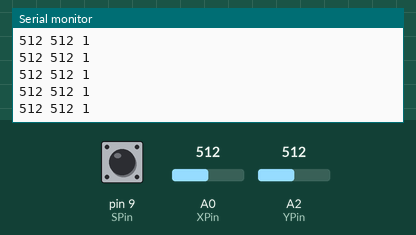
Recording of a sketch running on a simulated Arduino Uno, built with avr-gcc and run on an emulated ATmega328P. Shown: the last lines printed to the serial monitor. Inputs (shaded band) come from the test bench; at power-on: A0 (XPin) = 512, A2 (YPin) = 512, pin 9 (SPin) HIGH.

Above: at 1.2 s.
1.3 s: A0 (XPin) set to 716
At 1.41 s:
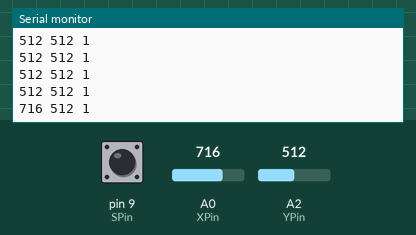
2.8 s: A2 (YPin) set to 716
At 2.82 s:
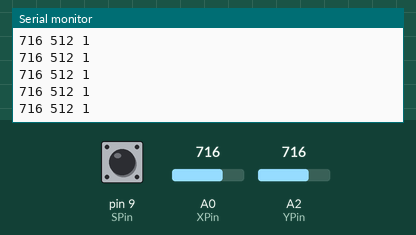
4.3 s: pin 9 (SPin) pulled LOW for 0.15 s
At 4.43 s:
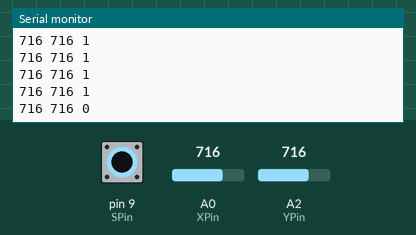
5.9 s: A0 (XPin) set to 900
At 5.94 s:
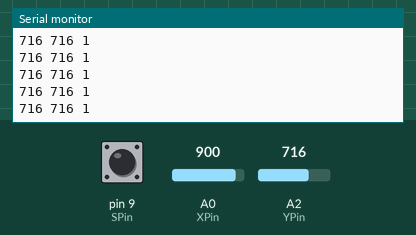
7.4 s: pin 9 (SPin) pulled LOW for 1 s
At 7.55 s:
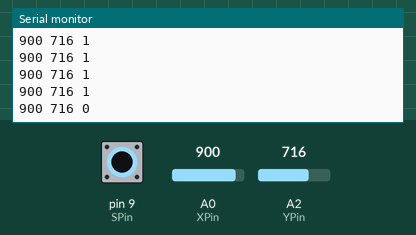
9.9 s: A2 (YPin) set to 0
At 9.97 s:
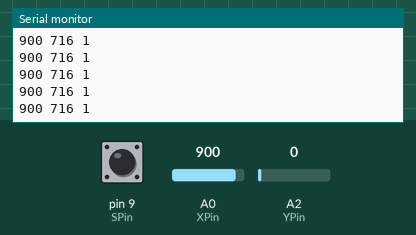
Timing chart, 0 to 12.9 s (numbered marks = the images above; inputs shaded):
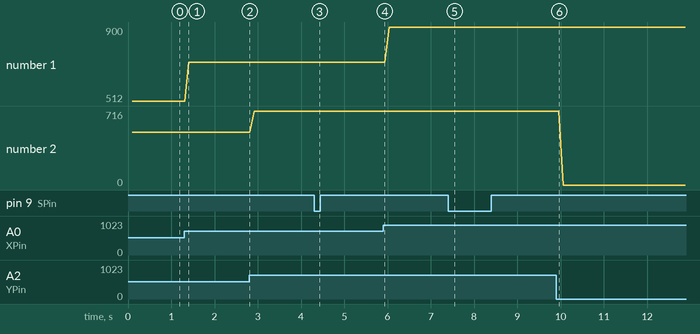

The sketch:

JoyStick.ino
```cpp
int XPin = A0;
int YPin = A2;
int SPin= 9;
int Xval;
int Yval;
int Sval;
void setup() {
  // put your setup code here, to run once:
Serial.begin(9600);
pinMode(XPin, INPUT);
pinMode(YPin, INPUT);
pinMode(SPin, INPUT);
digitalWrite(SPin, HIGH);
}

void loop() {
  // put your main code here, to run repeatedly:
Xval= analogRead(XPin);
Yval= analogRead(YPin);
Sval= digitalRead(SPin);
delay(100);
Serial.print(Xval);
Serial.print(" ");
Serial.print(Yval);
Serial.print(" ");
Serial.println(Sval);
}
```

Measured:
- after the input at 1.3 s, the serial monitor: prints a new line after 0.11 s (image 1)
- after the input at 4.3 s, the serial monitor: prints a new line after 0.13 s (image 3)
- after the input at 7.4 s, the serial monitor: prints a new line after 0.15 s (image 5)
- plotted number 1: 512 → 716 after the input at 1.3 s, 716 → 900 after the input at 5.9 s
